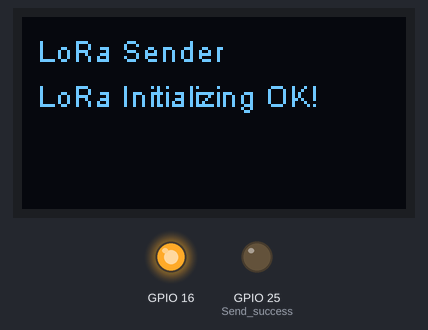
Bench run of a sketch on a simulated ESP32. On the bench: 128×64 one-colour display, output pins drawn as LEDs (lit = HIGH). Dashed ring = blinking. No radio packets arrive unless stated; what the sketch prints to the serial monitor is not drawn.

Above: at 0.2 s.
At 2.31 s:
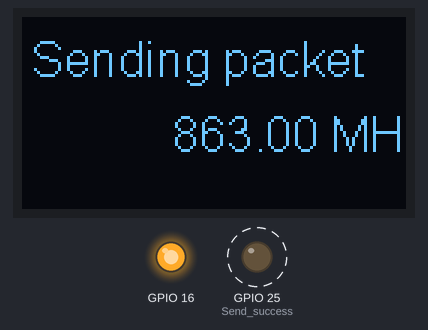
At 3.43 s:
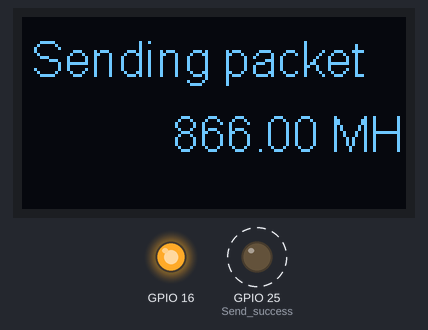
At 4.93 s:
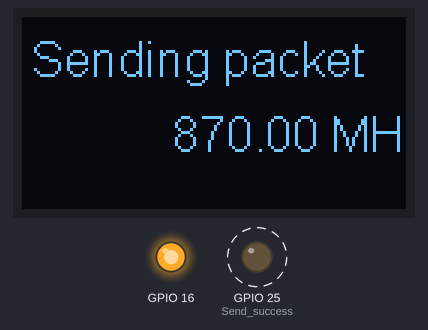
Timing chart, 0 to 40.0 s (numbered marks = the images above):
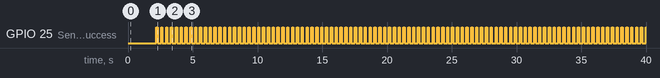

The sketch:

LoRaOLED_ChannelSounder_Sender.ino
```cpp
#include <Wire.h>  // Only needed for Arduino 1.6.5 and earlier
#include "SSD1306.h" // alias for `#include "SSD1306Wire.h"`

#include <SPI.h>
#include <LoRa.h>
// #include "SSD1306.h"
#include<Arduino.h>


//OLED pins to ESP32 GPIOs via this connecthin:
//OLED_SDA — GPIO4
//OLED_SCL — GPIO15
//OLED_RST — GPIO16

SSD1306 display(0x3c, 4, 15);


// WIFI_LoRa_32 ports

// GPIO5 — SX1278’s SCK
// GPIO19 — SX1278’s MISO
// GPIO27 — SX1278’s MOSI
// GPIO18 — SX1278’s CS
// GPIO14 — SX1278’s RESET
// GPIO26 — SX1278’s IRQ(Interrupt Request)

#define SS 18
#define RST 14
#define DI0 26
#define BAND 866E6

// #define BAND 434500000.00
//#define BAND 866500000.00

#define spreadingFactor 7
#define SignalBandwidth 125E3
//#define SignalBandwidth 31.25E3
#define preambleLength 8
#define codingRateDenominator 8
#define Pow 14

int counter = 0;


long freq_start = 863e6;
long freq_stop = 870e6;
long freq_step = 1e6;

long next_freq = freq_start;

void setup() {
  pinMode(25,OUTPUT); //Send success, LED will bright 1 second

  pinMode(16,OUTPUT);
  digitalWrite(16, LOW); // set GPIO16 low to reset OLED
  delay(50);
  digitalWrite(16, HIGH);

  Serial.begin(115200);
  while (!Serial); //If just the the basic function, must connect to a computer

// Initialising the UI will init the display too.
  display.init();
  display.flipScreenVertically();
  display.setFont(ArialMT_Plain_10);
  display.setTextAlignment(TEXT_ALIGN_LEFT);
  display.drawString(5,5,"LoRa Sender");
  display.display();

  SPI.begin(5,19,27,18);
  LoRa.setPins(SS,RST,DI0);
  Serial.println("LoRa Sender");
  if (!LoRa.begin(BAND)) {
    Serial.println("Starting LoRa failed!");
    while (1);
  }

  Serial.print("LoRa Spreading Factor: ");
  Serial.println(spreadingFactor);
  LoRa.setSpreadingFactor(spreadingFactor);

  Serial.print("LoRa Signal Bandwidth: ");
  Serial.println(SignalBandwidth);
  LoRa.setSignalBandwidth(SignalBandwidth);

  Serial.print("LoRa power: ");
  Serial.println(Pow);
  LoRa.setTxPower(Pow, 14);

  LoRa.setCodingRate4(codingRateDenominator);

  LoRa.setPreambleLength(preambleLength);

  Serial.println("LoRa Initial OK!");
  display.drawString(5,20,"LoRa Initializing OK!");
  display.display();
  delay(2000);
}

void loop() {

  LoRa.setFrequency(next_freq); // change frequency


  Serial.print("Sending packet: ");
  Serial.println(counter);

  display.clear();
  display.setFont(ArialMT_Plain_16);
  display.drawString(3, 5, "Sending packet ");
  display.drawString(50, 30, String(next_freq/1e6) + " MHz");
  display.display();

   next_freq = next_freq + freq_step ; // increment of the next freq

  if(next_freq > freq_stop){  // when freq arrived at freq stop, it restart at freq_start

  next_freq = freq_start;
      }

  // send packet
  LoRa.beginPacket();
  //LoRa.print("Hello..");
  LoRa.print(next_freq);
  LoRa.endPacket();

  counter++;
  digitalWrite(25, HIGH); // turn the LED on (HIGH is the voltage level)
  delay(100); // wait for a second
  digitalWrite(25, LOW); // turn the LED off by making the voltage LOW
  delay(200); // wait for a second


// delay(3000);
}
```

Measured:
- by itself, GPIO 25 (Send_success): alternates HIGH for 0.10 s and LOW for 0.27 s
- by itself, everything shown: repeats every 3.0 s, in 8 steps
- what the display in image 0 shows lasts 2.0 s, from 0.1 s to 2.1 s
